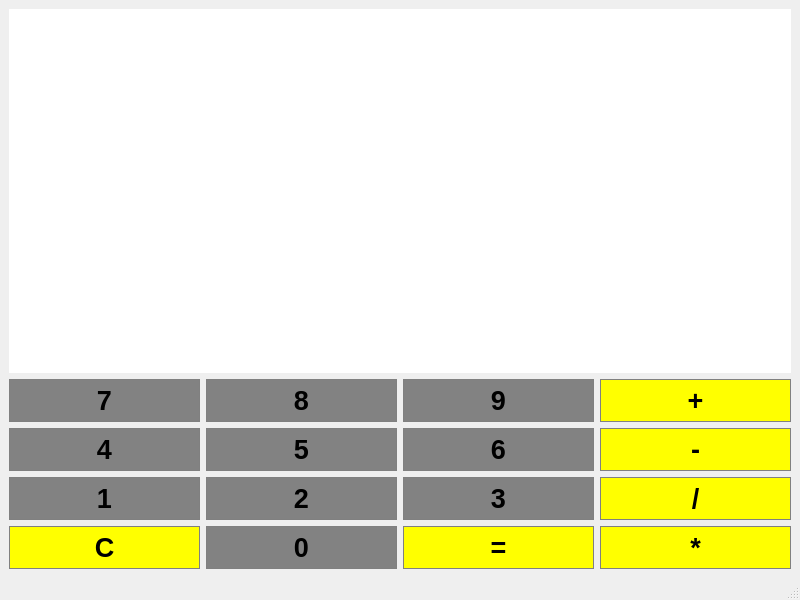
<?xml version="1.0" encoding="UTF-8"?>
<ui version="4.0">
 <class>MainWindow</class>
 <widget class="QMainWindow" name="MainWindow">
  <property name="geometry">
   <rect>
    <x>0</x>
    <y>0</y>
    <width>800</width>
    <height>600</height>
   </rect>
  </property>
  <property name="windowTitle">
   <string>MainWindow</string>
  </property>
  <widget class="QWidget" name="centralwidget">
   <layout class="QGridLayout" name="gridLayout">
    <item row="2" column="3">
     <widget class="QPushButton" name="pushButtonAdd">
      <property name="font">
       <font>
        <pointsize>20</pointsize>
        <bold>true</bold>
       </font>
      </property>
      <property name="styleSheet">
       <string notr="true">
padding:5px;
background-color: rgb(255, 255, 0);
border:1px solid gray;</string>
      </property>
      <property name="text">
       <string>+</string>
      </property>
     </widget>
    </item>
    <item row="2" column="0">
     <widget class="QPushButton" name="pushButton7">
      <property name="font">
       <font>
        <pointsize>20</pointsize>
        <bold>true</bold>
       </font>
      </property>
      <property name="styleSheet">
       <string notr="true">border-color:rgb(255, 255, 0);
padding:5px;
border:1px solid gray;
background-color: rgb(130, 130, 130);</string>
      </property>
      <property name="text">
       <string>7</string>
      </property>
     </widget>
    </item>
    <item row="2" column="2">
     <widget class="QPushButton" name="pushButton9">
      <property name="font">
       <font>
        <pointsize>20</pointsize>
        <bold>true</bold>
       </font>
      </property>
      <property name="styleSheet">
       <string notr="true">border-color:rgb(255, 255, 0);
padding:5px;
border:1px solid gray;
background-color: rgb(130, 130, 130);</string>
      </property>
      <property name="text">
       <string>9</string>
      </property>
     </widget>
    </item>
    <item row="3" column="1">
     <widget class="QPushButton" name="pushButton5">
      <property name="font">
       <font>
        <pointsize>20</pointsize>
        <bold>true</bold>
       </font>
      </property>
      <property name="styleSheet">
       <string notr="true">border-color:rgb(255, 255, 0);
padding:5px;
border:1px solid gray;
background-color: rgb(130, 130, 130);</string>
      </property>
      <property name="text">
       <string>5</string>
      </property>
     </widget>
    </item>
    <item row="5" column="0">
     <widget class="QPushButton" name="pushButtonClear">
      <property name="font">
       <font>
        <pointsize>20</pointsize>
        <bold>true</bold>
       </font>
      </property>
      <property name="styleSheet">
       <string notr="true">
padding:5px;
background-color: rgb(255, 255, 0);
border:1px solid gray;</string>
      </property>
      <property name="text">
       <string>C</string>
      </property>
     </widget>
    </item>
    <item row="5" column="3">
     <widget class="QPushButton" name="pushButtonMul">
      <property name="font">
       <font>
        <pointsize>20</pointsize>
        <bold>true</bold>
       </font>
      </property>
      <property name="styleSheet">
       <string notr="true">
padding:5px;
background-color: rgb(255, 255, 0);
border:1px solid gray;</string>
      </property>
      <property name="text">
       <string>*</string>
      </property>
     </widget>
    </item>
    <item row="3" column="3">
     <widget class="QPushButton" name="pushButtonSub">
      <property name="font">
       <font>
        <pointsize>20</pointsize>
        <bold>true</bold>
       </font>
      </property>
      <property name="styleSheet">
       <string notr="true">
padding:5px;
background-color: rgb(255, 255, 0);
border:1px solid gray;</string>
      </property>
      <property name="text">
       <string>-</string>
      </property>
     </widget>
    </item>
    <item row="4" column="3">
     <widget class="QPushButton" name="pushButtonDiv">
      <property name="font">
       <font>
        <pointsize>20</pointsize>
        <bold>true</bold>
       </font>
      </property>
      <property name="styleSheet">
       <string notr="true">
padding:5px;
background-color: rgb(255, 255, 0);
border:1px solid gray;</string>
      </property>
      <property name="text">
       <string>/</string>
      </property>
     </widget>
    </item>
    <item row="5" column="1">
     <widget class="QPushButton" name="pushButton0">
      <property name="font">
       <font>
        <pointsize>20</pointsize>
        <bold>true</bold>
       </font>
      </property>
      <property name="styleSheet">
       <string notr="true">border-color:rgb(255, 255, 0);
padding:5px;
border:1px solid gray;
background-color: rgb(130, 130, 130);</string>
      </property>
      <property name="text">
       <string>0</string>
      </property>
     </widget>
    </item>
    <item row="4" column="2">
     <widget class="QPushButton" name="pushButton3">
      <property name="font">
       <font>
        <pointsize>20</pointsize>
        <bold>true</bold>
       </font>
      </property>
      <property name="styleSheet">
       <string notr="true">border-color:rgb(255, 255, 0);
padding:5px;
border:1px solid gray;
background-color: rgb(130, 130, 130);</string>
      </property>
      <property name="text">
       <string>3</string>
      </property>
     </widget>
    </item>
    <item row="3" column="2">
     <widget class="QPushButton" name="pushButton6">
      <property name="font">
       <font>
        <pointsize>20</pointsize>
        <bold>true</bold>
       </font>
      </property>
      <property name="styleSheet">
       <string notr="true">border-color:rgb(255, 255, 0);
padding:5px;
border:1px solid gray;
background-color: rgb(130, 130, 130);</string>
      </property>
      <property name="text">
       <string>6</string>
      </property>
     </widget>
    </item>
    <item row="4" column="0">
     <widget class="QPushButton" name="pushButton1">
      <property name="font">
       <font>
        <pointsize>20</pointsize>
        <bold>true</bold>
       </font>
      </property>
      <property name="styleSheet">
       <string notr="true">border-color:rgb(255, 255, 0);
padding:5px;
border:1px solid gray;
background-color: rgb(130, 130, 130);</string>
      </property>
      <property name="text">
       <string>1</string>
      </property>
     </widget>
    </item>
    <item row="4" column="1">
     <widget class="QPushButton" name="pushButton2">
      <property name="font">
       <font>
        <pointsize>20</pointsize>
        <bold>true</bold>
       </font>
      </property>
      <property name="styleSheet">
       <string notr="true">border-color:rgb(255, 255, 0);
padding:5px;
border:1px solid gray;
background-color: rgb(130, 130, 130);</string>
      </property>
      <property name="text">
       <string>2</string>
      </property>
     </widget>
    </item>
    <item row="2" column="1">
     <widget class="QPushButton" name="pushButton8">
      <property name="font">
       <font>
        <pointsize>20</pointsize>
        <bold>true</bold>
       </font>
      </property>
      <property name="styleSheet">
       <string notr="true">border-color:rgb(255, 255, 0);
padding:5px;
border:1px solid gray;
background-color: rgb(130, 130, 130);</string>
      </property>
      <property name="text">
       <string>8</string>
      </property>
     </widget>
    </item>
    <item row="3" column="0">
     <widget class="QPushButton" name="pushButton4">
      <property name="font">
       <font>
        <pointsize>20</pointsize>
        <bold>true</bold>
       </font>
      </property>
      <property name="styleSheet">
       <string notr="true">border-color:rgb(255, 255, 0);
padding:5px;
border:1px solid gray;
background-color: rgb(130, 130, 130);</string>
      </property>
      <property name="text">
       <string>4</string>
      </property>
     </widget>
    </item>
    <item row="5" column="2">
     <widget class="QPushButton" name="pushButtonEqual">
      <property name="font">
       <font>
        <pointsize>20</pointsize>
        <bold>true</bold>
       </font>
      </property>
      <property name="styleSheet">
       <string notr="true">
padding:5px;
background-color: rgb(255, 255, 0);
border:1px solid gray;</string>
      </property>
      <property name="text">
       <string>=</string>
      </property>
     </widget>
    </item>
    <item row="1" column="0" colspan="4">
     <widget class="QLabel" name="label_display">
      <property name="sizePolicy">
       <sizepolicy hsizetype="Preferred" vsizetype="Preferred">
        <horstretch>0</horstretch>
        <verstretch>0</verstretch>
       </sizepolicy>
      </property>
      <property name="font">
       <font>
        <pointsize>26</pointsize>
        <bold>true</bold>
       </font>
      </property>
      <property name="styleSheet">
       <string notr="true">background-color: rgb(255, 255, 255);</string>
      </property>
      <property name="text">
       <string/>
      </property>
     </widget>
    </item>
   </layout>
  </widget>
  <widget class="QMenuBar" name="menubar">
   <property name="geometry">
    <rect>
     <x>0</x>
     <y>0</y>
     <width>800</width>
     <height>22</height>
    </rect>
   </property>
  </widget>
  <widget class="QStatusBar" name="statusbar"/>
 </widget>
 <resources/>
 <connections/>
</ui>
